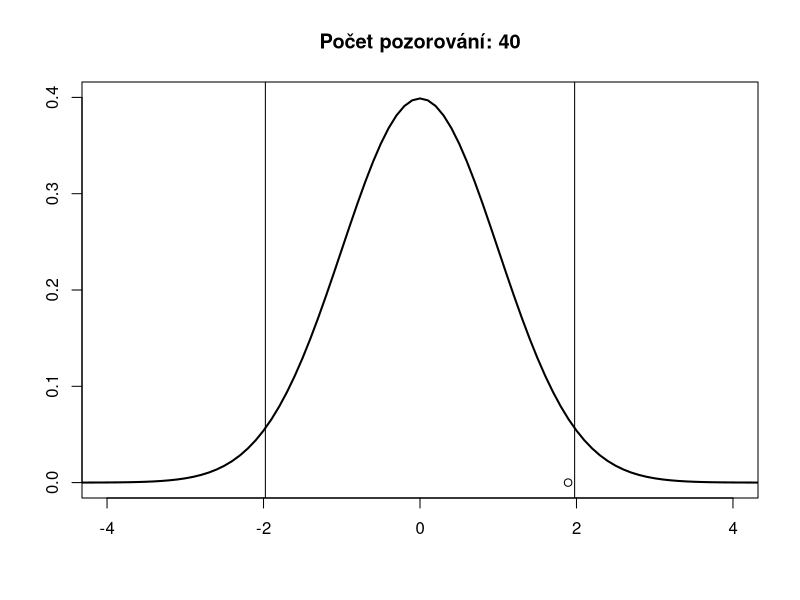
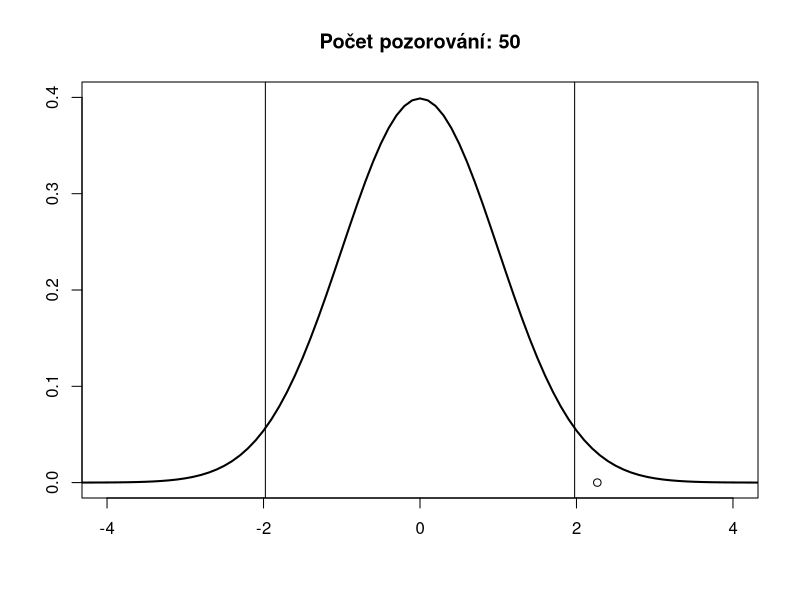
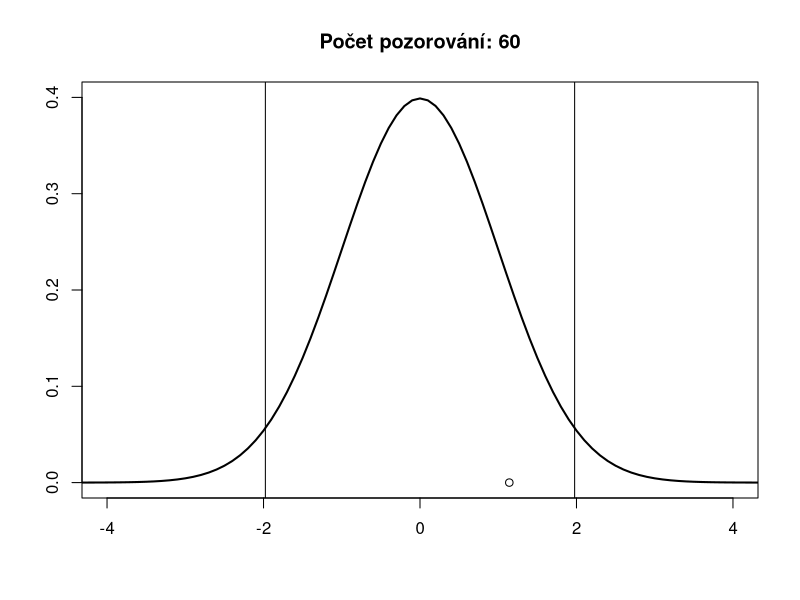
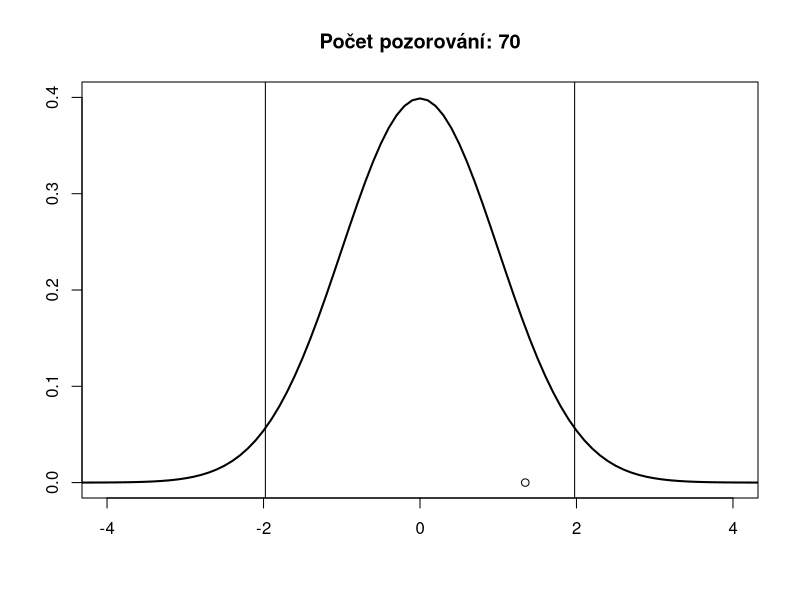
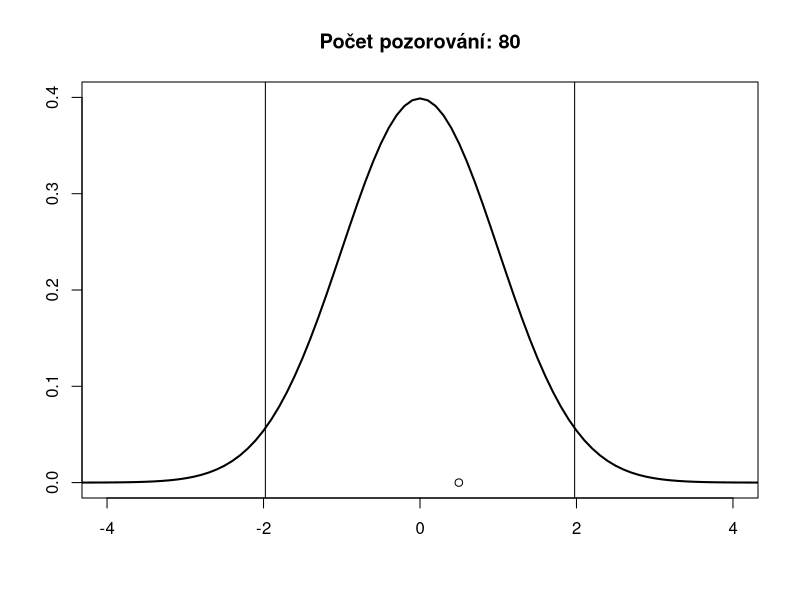
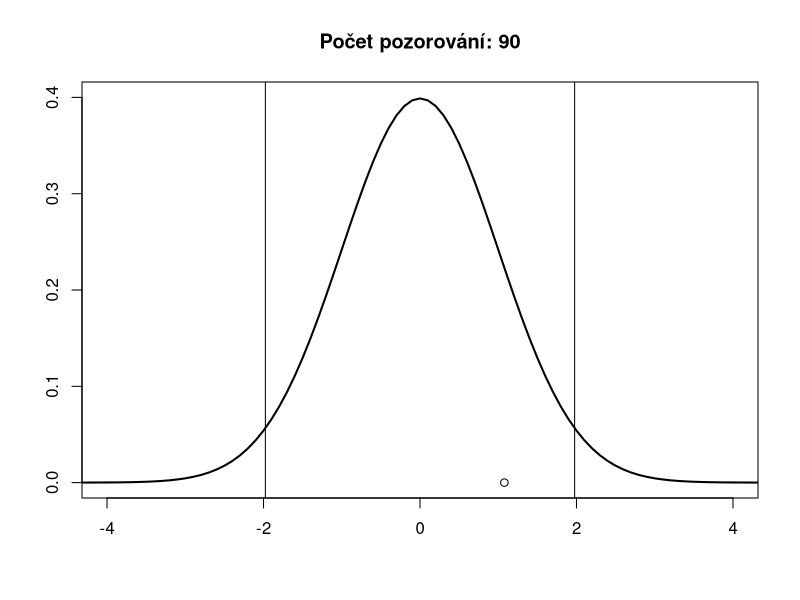
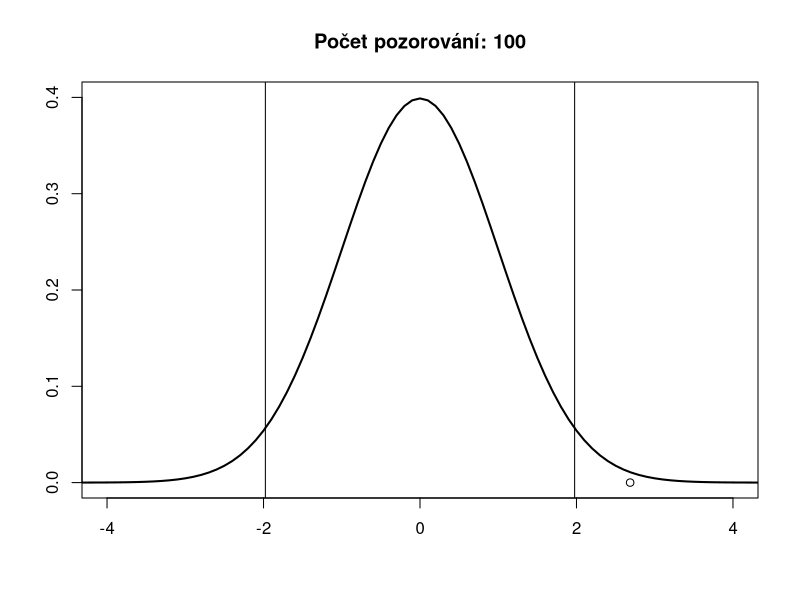
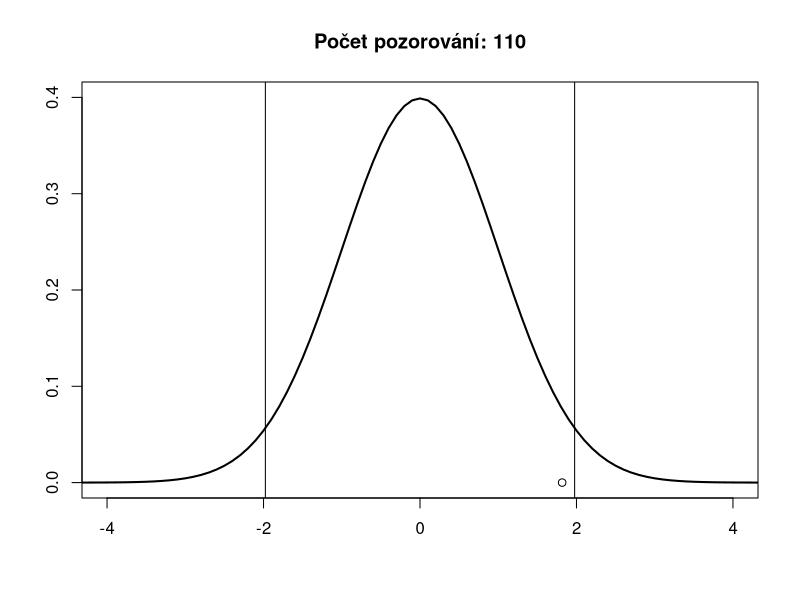

These charts were generated, in order, by the following R code:
library(dplyr)
# Simulace dat ------------------------------------------------------------
set.seed(155)
N <- 1e6
IQ <- rnorm(N,100,7) 
wage <- rnorm(N, 35, 2)
educ <- (runif(N,9,20)/10)+sqrt(50.5*IQ)
u <- rnorm(N,0,16)
expert <- runif(N, min=0, max=20) 
wage <- 2.5 + 1.5*educ + 2*expert +3.5*IQ +u
populace <- data.frame(wage = wage,
                       educ = educ,
                       expert = expert,
                       IQ = IQ)
# inicializace pro graf distribuce
x=seq(-20,20,by=0.1) 
norm_dens = dnorm(x)
t_ratio <- c()

#inicializace sekvence pro různý počet výběrů
sekvence <- seq(40,1000, by=10)

# for-loop pro kreslení grafu ---------------------------------------------
for (i in 1:length(sekvence)) {
  # provedeme výběr
  vyber <- dplyr::sample_n(populace, sekvence[i])
  mod1 <- lm(wage ~ educ + expert + IQ, data = vyber)
  sum1 <- summary(mod1)
  # Uložíme t-statistiku u proměnní IQ
  t_ratio[i] <- sum1$coefficients[4, 3]
  Sys.sleep(.4)
  # Vykreslíme distribuci t-statistiky
  plot(x,
       norm_dens, 
       type = "l", 
       lwd = 2, 
       xlab = "", ylab = "",
       xlim = c(-4,4),ylim=c(0,0.4),
       main = paste("Počet pozorování:",sekvence[i]))
  abline(v= c(qt(.975, 150-3-1),
              -qt(.975, 150-3-1)))
  # vykreslíme hodnotu t-statistiky v dané iteraci
  points(y=0,x=t_ratio[i])
  Sys.sleep(.4)
  
  print(i)
}

# Graf vývoje hodnoty t-statistiky s početm pozorování --------------------
# ...v případě vysokého stupně multikolinearity

plot(t_ratio, type = "l", col="blue", xlab = "počet pozorování", ylab = "t-ratio",
     main = "Vývoj t-statistiky v závislosti \n na počtu pozorování při multikolinearitě")
abline(h=1.96, lty = "dashed", col = "red")
